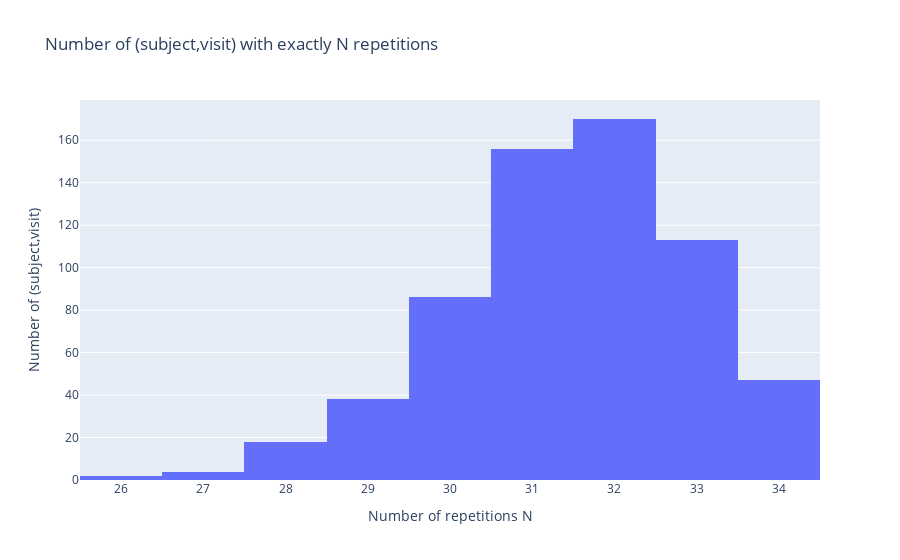

Notebook cell for this chart:
### Code cell
fig = px.histogram(repetitions_per_subject, x="repetitions", cumulative=False, title="Number of (subject,visit) with exactly N repetitions")
fig.update_xaxes(title_text="Number of repetitions N")
fig.update_yaxes(title_text="Number of (subject,visit)")

### Figure 1 — Plotly figure (JSON) as saved in the notebook; plotly's stock layout.template omitted (floating-point values rounded to 4 significant figures; data arrays with more than 128 entries replaced by an {"elided": "..."} marker saying what was removed)
{"data": [{"alignmentgroup": "True", "bingroup": "x", "cumulative": {"enabled": false}, "hovertemplate": "repetitions=%{x}<br>count=%{y}<extra></extra>", "legendgroup": "", "marker": {"color": "#636efa", "pattern": {"shape": ""}}, "name": "", "offsetgroup": "", "orientation": "v", "showlegend": false, "type": "histogram", "x": {"elided": "634 int values"}, "xaxis": "x", "yaxis": "y"}], "layout": {"barmode": "relative", "legend": {"tracegroupgap": 0}, "title": {"text": "Number of (subject,visit) with exactly N repetitions"}, "xaxis": {"anchor": "y", "domain": [0, 1], "title": {"text": "Number of repetitions N"}}, "yaxis": {"anchor": "x", "domain": [0, 1], "title": {"text": "Number of (subject,visit)"}}}}
